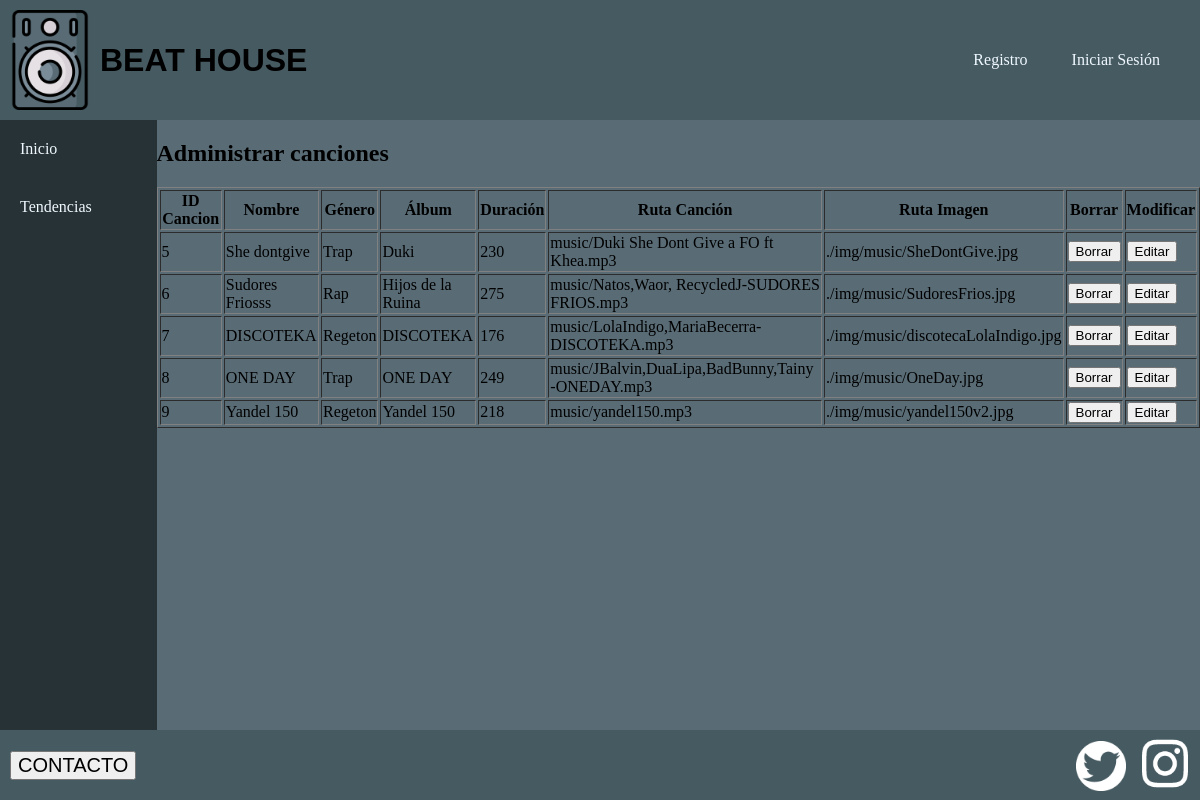
Page /gestionCanciones.php on the committed database.
### tables this page shows
CREATE TABLE `canciones` (
  `idCancion` int(11) NOT NULL,
  `nombreCancion` varchar(20) NOT NULL,
  `genero` varchar(30) NOT NULL,
  `nombreAlbum` varchar(30) NOT NULL,
  `duracion` varchar(20) NOT NULL,
  `rutaCancion` varchar(150) NOT NULL,
  `rutaImagen` varchar(150) NOT NULL
);

### gestionCanciones.php (called while the page is built, shortened)
<?php
    $form = new es\ucm\fdi\aw\FormModificarCancion();
    if (isset($_POST['borrarCancion'])) {
        $idCancion = $_POST['borrarCancion'] ?? '';
        es\ucm\fdi\aw\Admin::borrarCancion($idCancion);
        header("Location: gestionCanciones.php");
    }
    else if (isset($_POST['modificarCancion'])) {
        $datosCancion = json_decode($_POST['modificarCancion']);
        $_SESSION['datosCancion'] = $datosCancion;
        $contenidoPrincipal = $form->gestionaModificarDatos($datosCancion);
    }
    else if(isset($_POST['Aplicar'])){
        $datosCancion = $_SESSION['datosCancion'];
        $contenidoPrincipal = $form->gestionaModificarDatos($datosCancion);
    }
    else{
        $contenidoPrincipal = es\ucm\fdi\aw\Admin::mostrarCanciones();
    }
    require RAIZ_APP . "/vistas/plantillas/plantilla.php";

### includes/Admin.php (the view, shortened to what this page needs)
<?php
class Admin
{
    public static function mostrarCanciones()
    {
        $conn = Aplicacion::getInstance()->getConexionBd();
        $consulta = "SELECT * FROM canciones";
        $resultado = $conn->query($consulta);
        $contenidoPrincipal = "<h1>Administrar canciones</h1>";
        $contenidoPrincipal .= "<table border='1'>";
        $contenidoPrincipal .= "<tr><th>ID Cancion</th><th>Nombre</th><th>Género</th><th>Álbum</th><th>Duración</th><th>Ruta Canción</th><th>Ruta Imagen</th><th>Borrar</th><th>Modificar</th></tr>";
        while ($fila = $resultado->fetch_assoc()) {
            $contenidoPrincipal .= "<tr>";
            $contenidoPrincipal .= "<td>" . $fila['idCancion'] . "</td>";
            $contenidoPrincipal .= "<td>" . $fila['nombreCancion'] . "</td>";
            $contenidoPrincipal .= "<td>" . $fila['genero'] . "</td>";
            $contenidoPrincipal .= "<td>" . $fila['nombreAlbum'] . "</td>";
            $contenidoPrincipal .= "<td>" . $fila['duracion'] . "</td>";
            $contenidoPrincipal .= "<td>" . $fila['rutaCancion'] . "</td>";
            $contenidoPrincipal .= "<td>" . $fila['rutaImagen'] . "</td>";
            $info = [$fila['idCancion'], $fila['nombreCancion'], $fila['genero'], $fila['nombreAlbum'], $fila['duracion'], $fila['rutaCancion'], $fila['rutaImagen']];
            $datos = json_encode($info);
            $contenidoPrincipal .= "<td>
                <form action='gestionCanciones.php' method='POST'>
                    <button type='submit' name='borrarCancion' value='{$fila['idCancion']}'>Borrar</button>
                </form>
            </td>";
            $contenidoPrincipal .= "<td>
                <form action='gestionCanciones.php' method='POST'>
                    <button type='submit' name='modificarCancion' value='{$datos}'>Editar</button>
                </form>
            </td>";
            $contenidoPrincipal .= "</tr>";
        }
        $contenidoPrincipal .= "</table>";
        return $contenidoPrincipal;
    }
}

### css/estiloPagina.css (style rules this page uses)
body { background-color: #596C76; margin: 0; display: flex; flex-direction: column; }

### rows in the picture
canciones: idCancion "5", nombreCancion "She dontgive", genero "Trap", nombreAlbum "Duki", duracion "230", rutaCancion "music/Duki She Dont Give a FO ft Khea.mp3", rutaImagen "./img/music/SheDontGive.jpg"
canciones: idCancion "6", nombreCancion "Sudores Friosss", genero "Rap", nombreAlbum "Hijos de la Ruina", duracion "275", rutaCancion "music/Natos,Waor, RecycledJ-SUDORES FRIOS.mp3", rutaImagen "./img/music/SudoresFrios.jpg"
canciones: idCancion "7", nombreCancion "DISCOTEKA", genero "Regeton", nombreAlbum "DISCOTEKA", duracion "176", rutaCancion "music/LolaIndigo,MariaBecerra-DISCOTEKA.mp3", rutaImagen "./img/music/discotecaLolaIndigo.jpg"
canciones: idCancion "8", nombreCancion "ONE DAY", genero "Trap", nombreAlbum "ONE DAY", duracion "249", rutaCancion "music/JBalvin,DuaLipa,BadBunny,Tainy -ONEDAY.mp3", rutaImagen "./img/music/OneDay.jpg"
canciones: idCancion "9", nombreCancion "Yandel 150", genero "Regeton", nombreAlbum "Yandel 150", duracion "218", rutaCancion "music/yandel150.mp3", rutaImagen "./img/music/yandel150v2.jpg"
